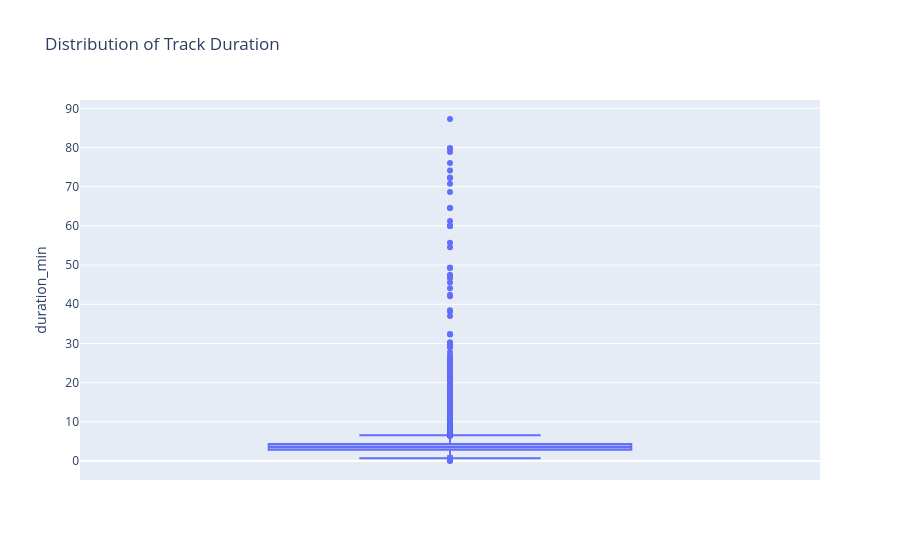

Notebook code for this chart:
### Code cell
fig = px.box(
    cleaned,
    y="duration_min",
    title="Distribution of Track Duration"
)

fig.show()

### Figure 1 — Plotly figure (JSON) as saved in the notebook; plotly's stock layout.template omitted (floating-point values rounded to 4 significant figures; data arrays with more than 128 entries replaced by an {"elided": "..."} marker saying what was removed)
{"data": [{"alignmentgroup": "True", "hovertemplate": "duration_min=%{y}<extra></extra>", "legendgroup": "", "marker": {"color": "#636efa"}, "name": "", "notched": false, "offsetgroup": "", "orientation": "v", "showlegend": false, "type": "box", "x0": " ", "xaxis": "x", "y": {"elided": "114000 float values"}, "y0": " ", "yaxis": "y"}], "layout": {"boxmode": "group", "legend": {"tracegroupgap": 0}, "title": {"text": "Distribution of Track Duration"}, "xaxis": {"anchor": "y", "domain": [0, 1]}, "yaxis": {"anchor": "x", "domain": [0, 1], "title": {"text": "duration_min"}}}}
